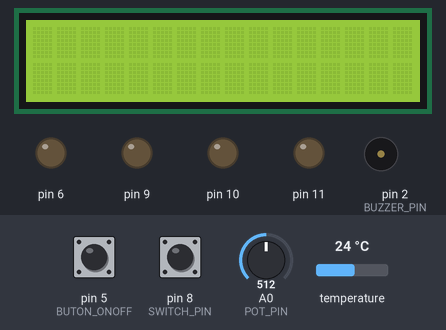
Simulated run of this sketch. Board: Arduino Uno, built with avr-gcc and run on an emulated ATmega328P. Shown: 16×2 character LCD, output pins drawn as LEDs (lit = HIGH), buzzer (waves = sounding, pin HIGH). The inputs (shaded band) are chosen by the test bench; at power-on: pin 5 (BUTON_ONOFF) HIGH, pin 8 (SWITCH_PIN) HIGH, temperature 24 °C, A0 (POT_PIN) = 512. What the sketch prints to the serial monitor is not drawn.

Above: at 1.2 s.
1.3 s: pin 5 (BUTON_ONOFF) pulled LOW for 0.15 s
At 2.7 s:
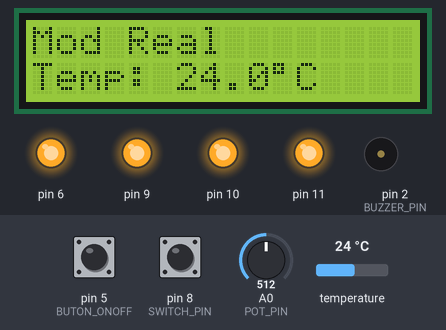
3.9 s: pin 8 (SWITCH_PIN) pulled LOW for 1 s
At 5.4 s:
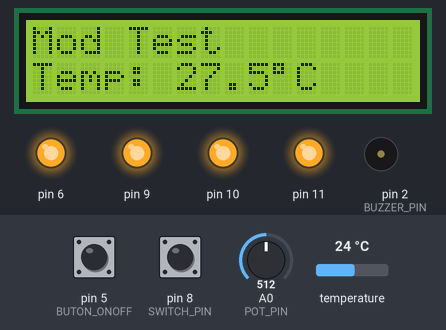
7.1 s: temperature set to 27.1 °C
At 8.6 s:
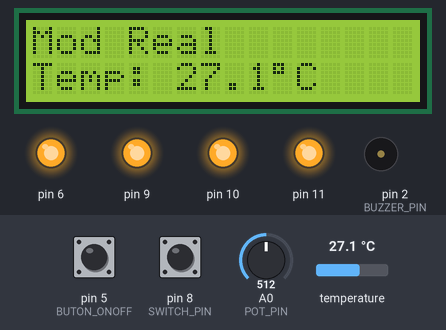
8.9 s: temperature set to 28.4 °C
At 9.9 s:
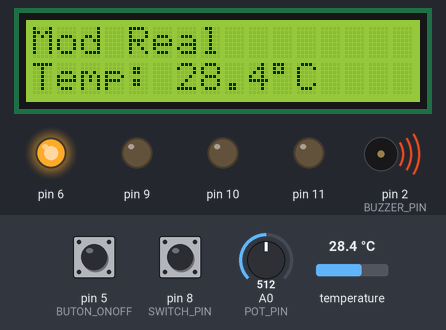
11.9 s: temperature set to 3 °C
At 12.4 s:
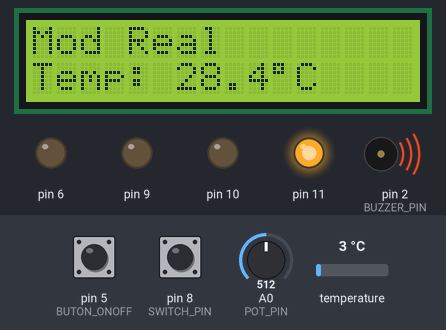
14.9 s: pin 5 (BUTON_ONOFF) pulled LOW for 1 s
At 16.5 s:
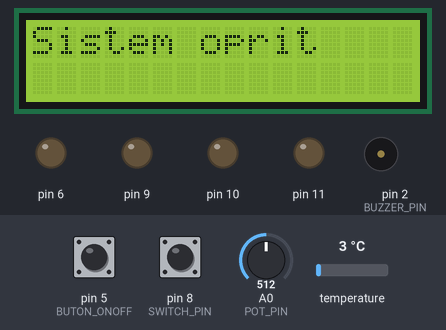
Timing chart, 0 to 18.0 s (numbered marks = the images above; inputs shaded):
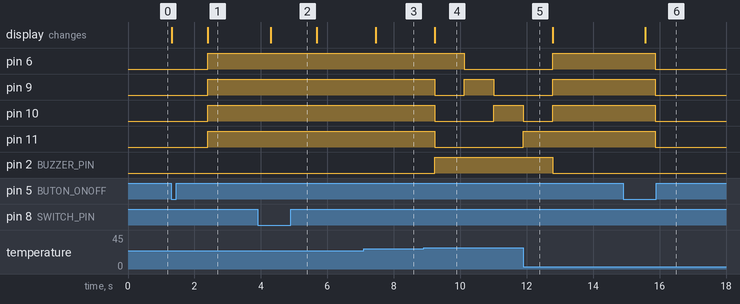

Measured:
- the behaviour switches between 27.9 and 28 °C on temperature (found by bisection; images 3 and 4)
- after the input at 1.3 s, pin 6, pin 9–11: LOW → HIGH after 1.1 s; the display: first changes at once (image 1 shows a later state)
- after the input at 3.9 s, the display: changes after 0.40 s (image 2)
- after the input at 7.1 s, the display: changes after 0.36 s (image 3)
- after the input at 8.9 s, pin 6: HIGH → LOW after 1.2 s; pin 9: HIGH → LOW after 0.34 s, → HIGH 0.89 s later, → LOW 0.89 s later; pin 10: HIGH → LOW after 0.34 s, → HIGH 1.8 s later; pin 11: HIGH → LOW after 0.34 s; pin 2 (BUZZER_PIN): LOW → HIGH after 0.34 s; the display: changes after 0.34 s (image 4)
- after the input at 11.9 s, pin 6: goes on until 12.8 s, then stays HIGH; pin 11: goes on until 11.9 s, then stays HIGH; pin 2 (BUZZER_PIN): HIGH → LOW after 0.89 s
- after the input at 14.9 s, pin 6, pin 9–11: HIGH → LOW after 0.97 s; the display: changes after 0.67 s (image 6)

The sketch:

Cod_PM.ino
```cpp
#include <Wire.h>
#include <LiquidCrystal_I2C.h>
#include <OneWire.h>
#include <DallasTemperature.h>

// LCD
LiquidCrystal_I2C lcd(0x27, 16, 2);

// Senzor temperatura DS18B20 pe D7
#define ONE_WIRE_BUS 7
OneWire oneWire(ONE_WIRE_BUS);
DallasTemperature sensors(&oneWire);

// Pini
#define SWITCH_PIN 8
#define POT_PIN A0
#define BUZZER_PIN 2
#define BUTON_ONOFF 5

// LED-uri: D6 (PD6), D9 (PB1), D10 (PB2), D11 (PB3)
const byte LED_MASK_D = (1 << PD6);                  // D6
const byte LED_MASK_B = (1 << PB1) | (1 << PB2) | (1 << PB3); // D9, D10, D11

// Prag temperatura alerta
const float TEMP_PRAG = 28.0;

bool sistemPornit = false;

void setup() {
  // LCD
  lcd.begin(16, 2);
  lcd.backlight();

  // Senzor
  sensors.begin();

  // Serial
  Serial.begin(9600);

  // Pini
  pinMode(SWITCH_PIN, INPUT_PULLUP);
  pinMode(BUTON_ONOFF, INPUT_PULLUP);
  pinMode(BUZZER_PIN, OUTPUT);

  // Config LED-uri prin registre
  DDRD |= LED_MASK_D;    // D6 ca OUTPUT
  DDRB |= LED_MASK_B;    // D9, D10, D11 ca OUTPUT

  // Initial LED-uri oprite
  PORTD &= ~LED_MASK_D;
  PORTB &= ~LED_MASK_B;
}

void loop() {
  // Toggle sistem ON/OFF
  static bool lastButon = HIGH;
  bool currentButon = digitalRead(BUTON_ONOFF);
  if (lastButon == HIGH && currentButon == LOW) {
    sistemPornit = !sistemPornit;
    lcd.clear();
    lcd.setCursor(0, 0);
    lcd.print(sistemPornit ? "Sistem pornit" : "Sistem oprit");
    delay(300);
  }
  lastButon = currentButon;

  if (!sistemPornit) {
    // Sistem inactiv
    PORTD &= ~LED_MASK_D;
    PORTB &= ~LED_MASK_B;
    digitalWrite(BUZZER_PIN, LOW);
    return;
  }

  // Mod test
  bool modTest = digitalRead(SWITCH_PIN) == LOW;
  float tempC;

  if (modTest) {
    int potValue = analogRead(POT_PIN);
    tempC = map(potValue, 0, 1023, 150, 400) / 10.0;
  } else {
    sensors.requestTemperatures();
    tempC = sensors.getTempCByIndex(0);
  }

  // Afisare pe LCD
  lcd.clear();
  lcd.setCursor(0, 0);
  lcd.print(modTest ? "Mod Test" : "Mod Real");

  lcd.setCursor(0, 1);
  if (tempC != DEVICE_DISCONNECTED_C) {
    lcd.print("Temp: ");
    lcd.print(tempC, 1);
    lcd.print((char)223);
    lcd.print("C");

    Serial.print(modTest ? "[TEST] Temp: " : "[REAL] Temp: ");
    Serial.println(tempC);

    // ALERTA
    if (tempC >= TEMP_PRAG) {
      static unsigned long lastStep = 0;
      static int ledIndex = 0;

      if (millis() - lastStep >= 150) {
        lastStep = millis();
        // Faza LED-uri: doar unul aprins la un moment dat
        for (int i = 0; i < 4; i++) {
          if (i == ledIndex) {
            if (i == 0) PORTD |= (1 << PD6);
            else PORTB |= (1 << (PB1 + i - 1));
          } else {
            if (i == 0) PORTD &= ~(1 << PD6);
            else PORTB &= ~(1 << (PB1 + i - 1));
          }
        }
        ledIndex = (ledIndex + 1) % 4;
      }
      digitalWrite(BUZZER_PIN, HIGH);
      Serial.println("==> ALERTA!");
    } else {
      // LED-uri aprinse constant
      PORTD |= LED_MASK_D;
      PORTB |= LED_MASK_B;
      digitalWrite(BUZZER_PIN, LOW);
    }
  } else {
    lcd.print("Senzor error");
    Serial.println("Eroare DS18B20!");
    PORTD &= ~LED_MASK_D;
    PORTB &= ~LED_MASK_B;
    digitalWrite(BUZZER_PIN, LOW);
  }

  delay(100);
}
```
